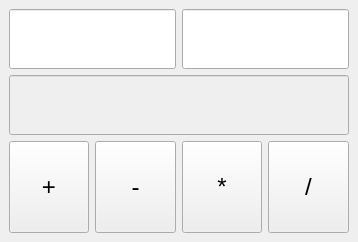
<?xml version="1.0" encoding="UTF-8"?>
<ui version="4.0">
 <class>MainWindow</class>
 <widget class="QMainWindow" name="MainWindow">
  <property name="geometry">
   <rect>
    <x>0</x>
    <y>0</y>
    <width>358</width>
    <height>242</height>
   </rect>
  </property>
  <property name="windowTitle">
   <string>Calculator</string>
  </property>
  <widget class="QWidget" name="centralwidget">
   <layout class="QGridLayout" name="gridLayout_2">
    <item row="0" column="0">
     <layout class="QGridLayout" name="gridLayout">
      <item row="2" column="0">
       <widget class="QPushButton" name="pbAdd">
        <property name="sizePolicy">
         <sizepolicy hsizetype="Minimum" vsizetype="Expanding">
          <horstretch>0</horstretch>
          <verstretch>0</verstretch>
         </sizepolicy>
        </property>
        <property name="minimumSize">
         <size>
          <width>0</width>
          <height>70</height>
         </size>
        </property>
        <property name="font">
         <font>
          <pointsize>18</pointsize>
         </font>
        </property>
        <property name="text">
         <string>+</string>
        </property>
       </widget>
      </item>
      <item row="2" column="3">
       <widget class="QPushButton" name="pbDiv">
        <property name="sizePolicy">
         <sizepolicy hsizetype="Minimum" vsizetype="Expanding">
          <horstretch>0</horstretch>
          <verstretch>0</verstretch>
         </sizepolicy>
        </property>
        <property name="minimumSize">
         <size>
          <width>0</width>
          <height>70</height>
         </size>
        </property>
        <property name="font">
         <font>
          <pointsize>18</pointsize>
         </font>
        </property>
        <property name="text">
         <string>/</string>
        </property>
       </widget>
      </item>
      <item row="1" column="0" colspan="4">
       <widget class="QLineEdit" name="lineEditResult">
        <property name="enabled">
         <bool>false</bool>
        </property>
        <property name="sizePolicy">
         <sizepolicy hsizetype="Expanding" vsizetype="Fixed">
          <horstretch>0</horstretch>
          <verstretch>0</verstretch>
         </sizepolicy>
        </property>
        <property name="minimumSize">
         <size>
          <width>0</width>
          <height>60</height>
         </size>
        </property>
        <property name="font">
         <font>
          <pointsize>18</pointsize>
         </font>
        </property>
        <property name="alignment">
         <set>Qt::AlignRight|Qt::AlignTrailing|Qt::AlignVCenter</set>
        </property>
       </widget>
      </item>
      <item row="2" column="1">
       <widget class="QPushButton" name="pbSub">
        <property name="sizePolicy">
         <sizepolicy hsizetype="Minimum" vsizetype="Expanding">
          <horstretch>0</horstretch>
          <verstretch>0</verstretch>
         </sizepolicy>
        </property>
        <property name="minimumSize">
         <size>
          <width>0</width>
          <height>70</height>
         </size>
        </property>
        <property name="font">
         <font>
          <pointsize>18</pointsize>
         </font>
        </property>
        <property name="text">
         <string>-</string>
        </property>
       </widget>
      </item>
      <item row="2" column="2">
       <widget class="QPushButton" name="pbMult">
        <property name="sizePolicy">
         <sizepolicy hsizetype="Minimum" vsizetype="Expanding">
          <horstretch>0</horstretch>
          <verstretch>0</verstretch>
         </sizepolicy>
        </property>
        <property name="minimumSize">
         <size>
          <width>0</width>
          <height>70</height>
         </size>
        </property>
        <property name="font">
         <font>
          <pointsize>18</pointsize>
         </font>
        </property>
        <property name="text">
         <string>*</string>
        </property>
       </widget>
      </item>
      <item row="0" column="0" colspan="2">
       <widget class="QLineEdit" name="lineEdit">
        <property name="sizePolicy">
         <sizepolicy hsizetype="Expanding" vsizetype="Fixed">
          <horstretch>0</horstretch>
          <verstretch>0</verstretch>
         </sizepolicy>
        </property>
        <property name="minimumSize">
         <size>
          <width>0</width>
          <height>60</height>
         </size>
        </property>
        <property name="font">
         <font>
          <pointsize>18</pointsize>
         </font>
        </property>
        <property name="alignment">
         <set>Qt::AlignRight|Qt::AlignTrailing|Qt::AlignVCenter</set>
        </property>
       </widget>
      </item>
      <item row="0" column="2" colspan="2">
       <widget class="QLineEdit" name="lineEdit_2">
        <property name="sizePolicy">
         <sizepolicy hsizetype="Expanding" vsizetype="Fixed">
          <horstretch>0</horstretch>
          <verstretch>0</verstretch>
         </sizepolicy>
        </property>
        <property name="minimumSize">
         <size>
          <width>0</width>
          <height>60</height>
         </size>
        </property>
        <property name="font">
         <font>
          <pointsize>18</pointsize>
         </font>
        </property>
        <property name="alignment">
         <set>Qt::AlignRight|Qt::AlignTrailing|Qt::AlignVCenter</set>
        </property>
       </widget>
      </item>
     </layout>
    </item>
   </layout>
  </widget>
  <widget class="QMenuBar" name="menubar">
   <property name="geometry">
    <rect>
     <x>0</x>
     <y>0</y>
     <width>358</width>
     <height>20</height>
    </rect>
   </property>
  </widget>
 </widget>
 <resources/>
 <connections/>
</ui>
